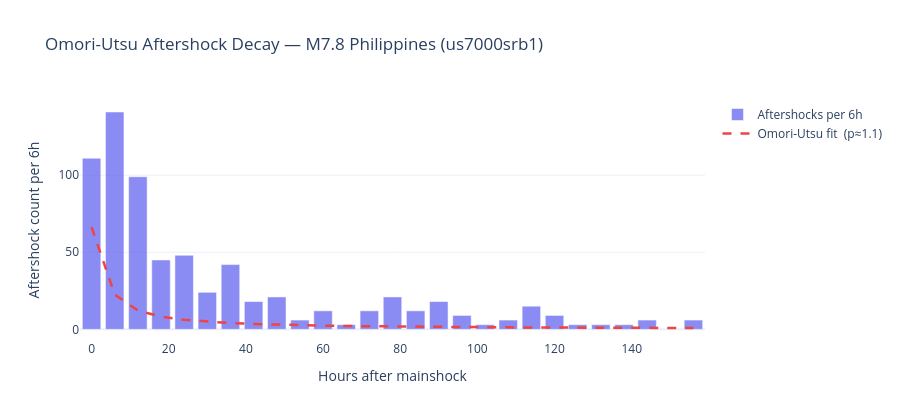

The notebook cell this image was saved under:
### Markdown cell above
##  Omori-Utsu Aftershock Decay (M7.8 Philippines)

### Code cell
sql = '''
SELECT ROUND(a.delta_hours / 6) * 6   AS hour_bin,
       COUNT(*)                        AS aftershock_count
FROM   aftershock_sequences a
JOIN   earthquakes           e  ON a.mainshock_id = e.quake_id
WHERE  e.quake_id = 'us7000srb1'
GROUP  BY hour_bin
ORDER  BY hour_bin
'''
omori = pd.read_sql_query(sql, conn)
omori = omori[omori["hour_bin"] <= 168]   # 7-day window

fig = go.Figure()
fig.add_trace(go.Bar(
    x=omori["hour_bin"], y=omori["aftershock_count"],
    name="Aftershocks per 6h", marker_color="#6366F1", opacity=0.75
))

# Overlay Omori theoretical decay: K / (t + c)^p
t = omori["hour_bin"].replace(0, 1).values
K, c, p = omori["aftershock_count"].iloc[0] * 2, 2, 1.1
omori_fit = K / (t + c) ** p
fig.add_trace(go.Scatter(
    x=omori["hour_bin"], y=omori_fit,
    mode="lines", name="Omori-Utsu fit  (p≈1.1)",
    line=dict(color="#EF4444", width=2.5, dash="dash")
))
fig.update_layout(
    title="Omori-Utsu Aftershock Decay — M7.8 Philippines (us7000srb1)",
    xaxis_title="Hours after mainshock", yaxis_title="Aftershock count per 6h",
    template="plotly_white", height=420
)
fig.show()

### Figure 1 — Plotly figure (JSON) as saved in the notebook; plotly's stock layout.template omitted (floating-point values rounded to 4 significant figures)
{"data": [{"marker": {"color": "#6366F1"}, "name": "Aftershocks per 6h", "opacity": 0.75, "type": "bar", "x": [0.0, 6.0, 12.0, 18.0, 24.0, 30.0, 36.0, 42.0, 48.0, 54.0, 60.0, 66.0, 72.0, 78.0, 84.0, 90.0, 96.0, 102.0, 108.0, 114.0, 120.0, 126.0, 132.0, 138.0, 144.0, 156.0], "y": [111, 141, 99, 45, 48, 24, 42, 18, 21, 6, 12, 3, 12, 21, 12, 18, 9, 3, 6, 15, 9, 3, 3, 3, 6, 6]}, {"line": {"color": "#EF4444", "dash": "dash", "width": 2.5}, "mode": "lines", "name": "Omori-Utsu fit  (p≈1.1)", "type": "scatter", "x": [0.0, 6.0, 12.0, 18.0, 24.0, 30.0, 36.0, 42.0, 48.0, 54.0, 60.0, 66.0, 72.0, 78.0, 84.0, 90.0, 96.0, 102.0, 108.0, 114.0, 120.0, 126.0, 132.0, 138.0, 144.0, 156.0], "y": [66.3, 22.54, 12.18, 8.227, 6.164, 4.906, 4.061, 3.456, 3.003, 2.651, 2.37, 2.141, 1.951, 1.79, 1.654, 1.535, 1.432, 1.342, 1.261, 1.19, 1.126, 1.068, 1.015, 0.9674, 0.9238, 0.8469]}], "layout": {"height": 420, "title": {"text": "Omori-Utsu Aftershock Decay — M7.8 Philippines (us7000srb1)"}, "xaxis": {"title": {"text": "Hours after mainshock"}}, "yaxis": {"title": {"text": "Aftershock count per 6h"}}}}
